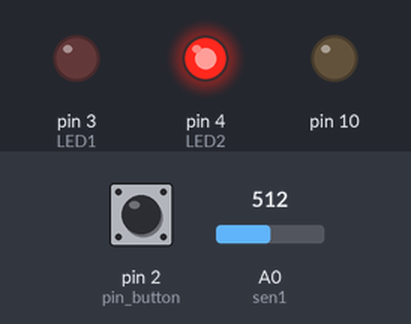
A sketch run on a simulated Arduino Mega 2560, built with avr-gcc and run on an emulated ATmega2560. Shown: output pins drawn as LEDs (lit = HIGH). The test bench sets the inputs (shaded band); at power-on: A0 (sen1) = 512, pin 2 (pin_button) LOW. What the sketch prints to the serial monitor is not drawn.

Above: at 6.8 s.
6.9 s: A0 (sen1) set to 779
8.4 s: A0 (sen1) set to 805
At 9.6 s:
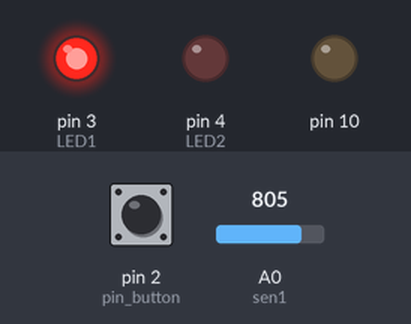
9.9 s: A0 (sen1) set to 716
At 10.9 s:
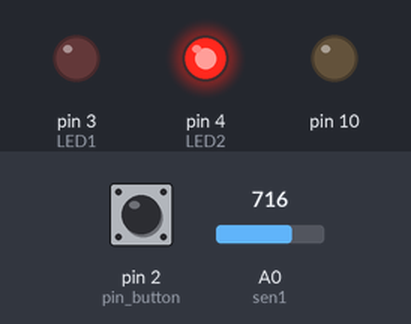
Timing chart, 0 to 12.4 s (numbered marks = the images above; inputs shaded):
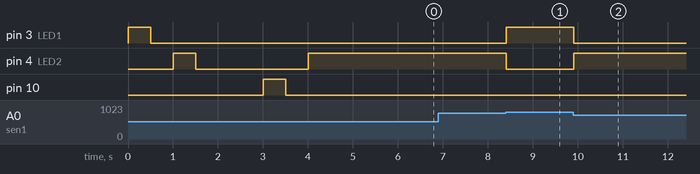

The sketch:

sketch.ino
```cpp
//set list and vars to work with
int exits[2] = {3, 4};

int Analog0;
float temp;
const float BETA = 3950;
int last_inter = 0, current_inter;
int pin_button = 2;

#define LED1 3
#define LED2 4
#define sen1 A0

void setup() {
  //initiate output pins
  for(int i2=0; i2<sizeof(exits); i2++){
    pinMode(exits[i2], OUTPUT);
  }
  //initiate input pin
  pinMode(sen1, INPUT);
  //initiate serial monitor
  Serial.begin(9600);
  //config serial interruption
  pinMode(pin_button, INPUT);
  attachInterrupt(digitalPinToInterrupt(pin_button), configInterrupt, RISING);
  //test leds
  testOutput();
}

void loop() {
  readTemp();

  if(temp>0){ //LEDs light up according to the temperature
    digitalWrite(LED1, 0);
    digitalWrite(LED2, 1);
  }
  else{
    digitalWrite(LED1, 1);
    digitalWrite(LED2, 0);
  }

}

//METHODS
void testOutput(){
  Serial.println("Setup defined succesfully!");
  for(int i=0; i<sizeof(exits); i++){
    digitalWrite(exits[i], !digitalRead(exits[i]));
    delay(500);
    digitalWrite(exits[i], !digitalRead(exits[i]));
    delay(500);
  }
}

void readTemp(){
  Analog0 = analogRead(sen1);
  temp = 1 / (log(1 / (1023.0 / Analog0 - 1)) / BETA + 1.0 / 298.15) - 273.15;
}

//If you click the button, the monitor will show the current temperature
void configInterrupt()
{
  current_inter = millis();

  if ((current_inter - last_inter) > 200){
  	Serial.println(temp);
  }

  last_inter = current_inter;
}
```

Measured:
- the behaviour switches between 788 and 789 on A0 (sen1) (found by bisection; images 0 and 1)
- after the input at 6.9 s, every drawn part: stays the same
- after the input at 8.4 s, pin 3 (LED1): LOW → HIGH at once; pin 4 (LED2): HIGH → LOW at once
- after the input at 9.9 s, pin 3 (LED1): HIGH → LOW at once; pin 4 (LED2): LOW → HIGH at once
